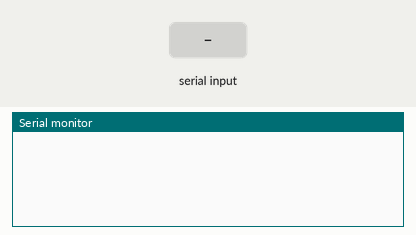
This sketch was run on a simulated Arduino Uno, built with avr-gcc and run on an emulated ATmega328P. Shown: the last lines printed to the serial monitor. Inputs (shaded band) come from the test bench. No radio packets arrive unless stated.

Above: at 1.2 s.
1.3 s: "90,45\n" received over Serial
At 1.9 s:
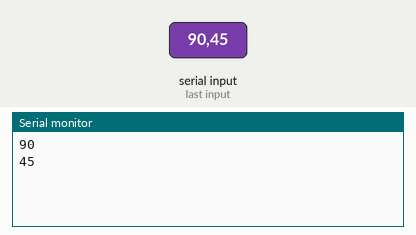
2.8 s: "30,150\n" received over Serial
At 5.0 s:
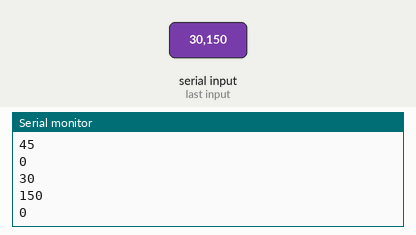
Timing chart, 0 to 6.5 s (numbered marks = the images above; inputs shaded):
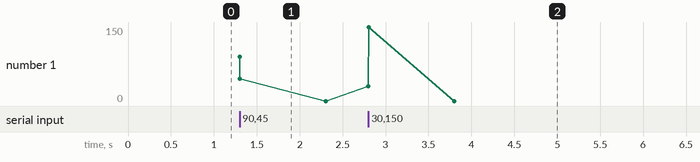

Measured:
- after the input at 1.3 s, the serial monitor: prints a new line at once (image 1)
- after the input at 2.8 s, the serial monitor: prints a new line at once (image 2)

The sketch:

thirdPartySerial.ino
```cpp
#include <SPI.h>
#include "RF24.h"
//Client Computer is always in transmission role
RF24 radio(7,8); // Set up radio on pins 7 + 8
int ledVal = 0;
byte addresses[][2] = {"1", "2"};
void setup() {
  Serial.begin(115200);
  radio.begin();
  radio.setPALevel(RF24_PA_MIN);
  radio.openWritingPipe(addresses[1]);
  //radio.openReadingPipe(1, addresses[0]);
  radio.setChannel(2);
}

void loop() {
  while(Serial.available() > 0){
    ledVal = Serial.parseInt();
    Serial.println(ledVal);
    while(!radio.write(&ledVal, sizeof(int))){
      radio.write(&ledVal, sizeof(int));
      Serial.println("Wrote to radio");
    }
  }
}
```
